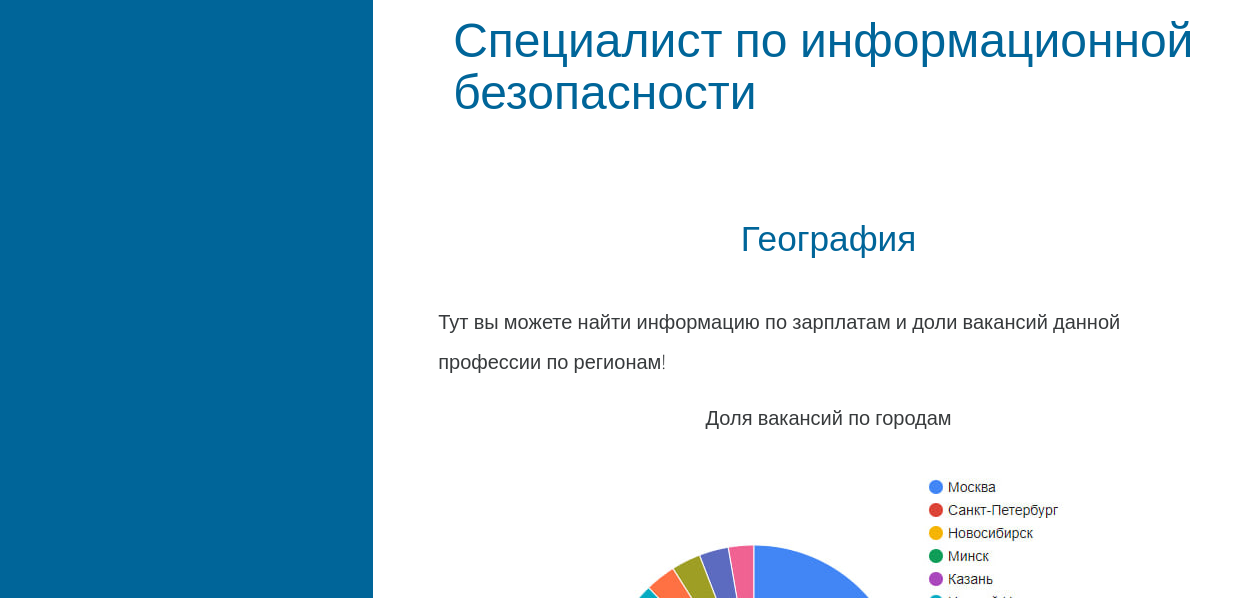
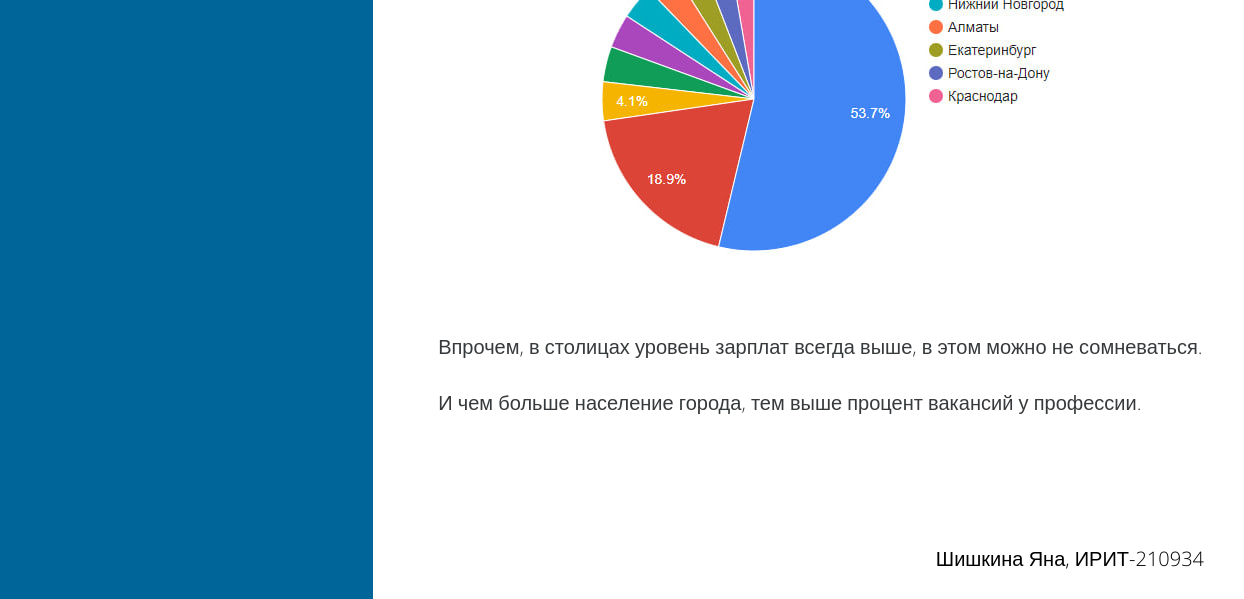
/geography (lower part), run on an earlier commit of the app's database (2 pictures, top to bottom).
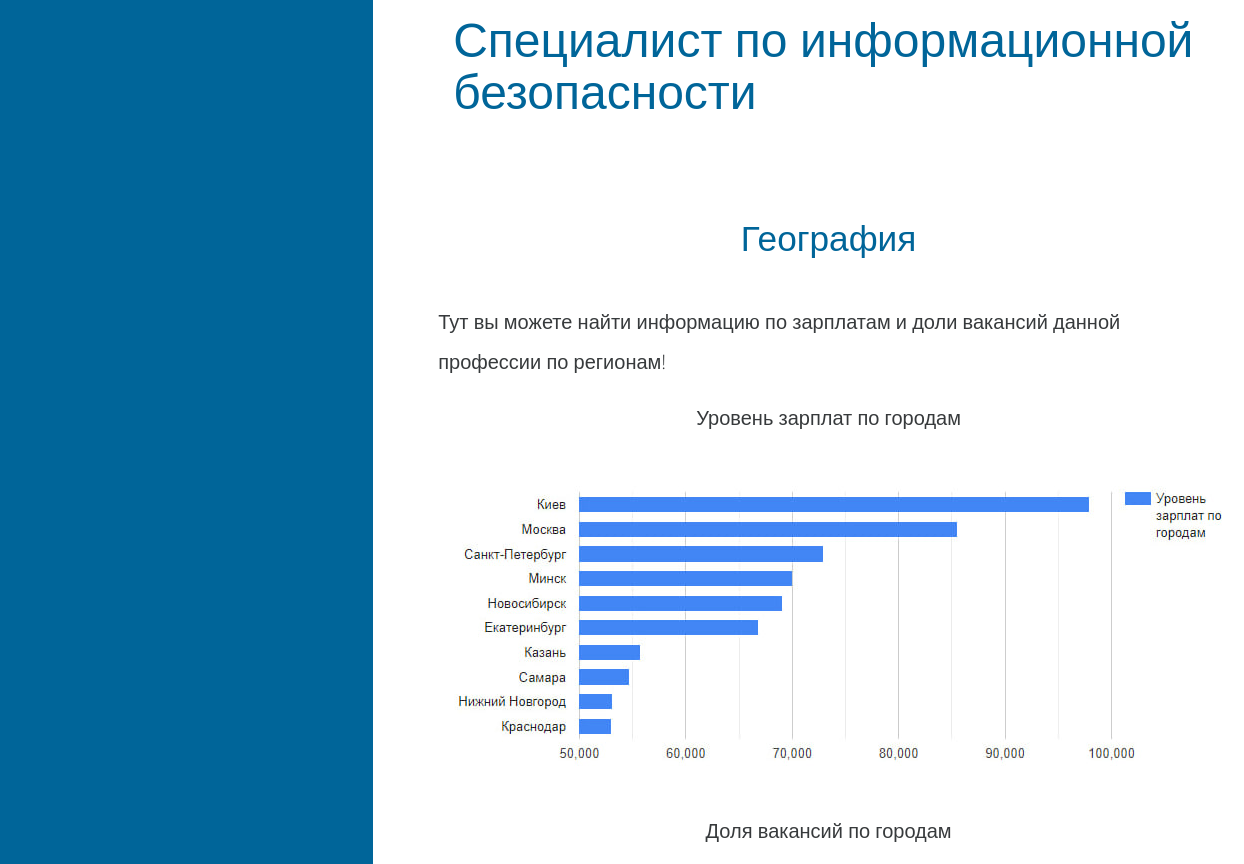
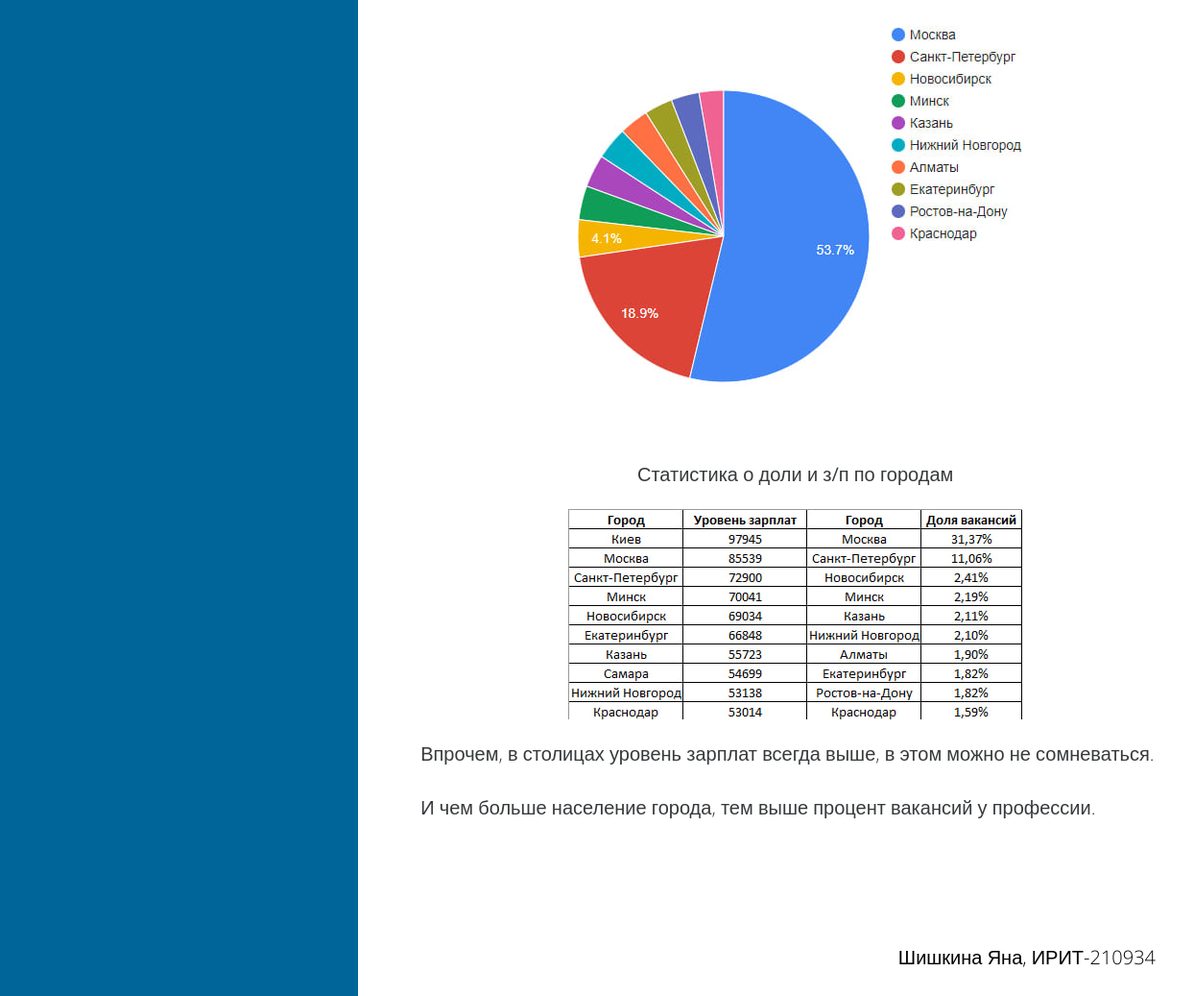
And on a later commit of the database (2 pictures, top to bottom).
### application/models.py (models this page shows, shortened)
class Table(models.Model):
    title = models.CharField(max_length=150)
    graphic = models.ImageField(upload_to='images/')

### application/views.py (the view)
# urls.py: path('geography', geography_page, name='geography'),
def geography_page(request):
    data = Table.objects.all()[3:]
    return render(request, 'geography.html', {'data': data })

### templates/geography.html (shortened to what this page needs)
{% load static %}
<!DOCTYPE html>
<html>
<head>
    <link rel="stylesheet" href="{% static "css/bootstrap.min.css" %}">
    <link rel="stylesheet" href="{% static "css/magnific-popup.css" %}">
    <link rel="stylesheet" href="{% static "css/templatemo-style.css" %}">
</head>
    <body>
               <div class="container">
            <div class="row">
                <div class="tm-left-right-container">
                    <div class="tm-blue-bg tm-left-column">
                    </div>
                    <div class="tm-right-column">
                        <div class="tm-content-div">
                            <section class="tm-section">
                                    <h1 class="tm-blue-text tm-welcome-title tm-margin-b-45">Специалист по информационной безопасности</h1>
                            </section>
                            <section class="tm-section">
                                <div class="row">
                                    <div class=" push-lg-4 push-md-5">
                                            <h2 class="tm-blue-text tm-section-title tm-margin-b-45" align="center">География</h2>
                                            <p>
                                                Тут вы можете найти информацию по зарплатам и доли вакансий данной профессии по регионам!
                                            </p>
                                        {% for b in data %}
                                        <p align="center"><b> {{ b.title }} </b></p>
                                        <p align="center"><img src="{{ b.graphic.url }}"></p>
                                        {% endfor %}
                                    <p>Впрочем, в столицах уровень зарплат всегда выше, в этом можно не сомневаться.<p/>
                                    <p>И чем больше население города, тем выше процент вакансий у профессии.</p>
                                    </div>
                                </div>
                            </section>
                            <footer>
                                <p class="my-sign">Шишкина Яна, ИРИТ-210934 </p>
                            </footer>
                        </div>
                    </div>
                </div>
            </div>
        </div>
</body>
</html>

### application/static/css/templatemo-style.css (style rules this page uses)
body { font-family: 'Open Sans', Helvetica, Arial, sans-serif; font-size: 20px; font-weight: 300; overflow-x: hidden; }
.row { display: block; }
.tm-left-right-container { width: 100%; }
.tm-blue-bg { background-color: #006599; color: white; }
.tm-blue-text { color: #006599; }
.tm-section { margin-bottom: 60px; }
.tm-welcome-title { font-size: 2.4rem; }
.tm-section-title { font-size: 2.2rem; }
.tm-content-div { padding: 40px; }
.tm-margin-b-45 { margin-bottom: 45px; }
p { line-height: 2; }
@media (min-width: 576px) { .container { width: 100%; } }
@media (min-width: 576px) { .tm-welcome-title { font-size: 3rem; } }
@media (min-width: 992px) { .tm-left-column { position: fixed; height: 100%; } }
@media (min-width: 992px) { .container { width: 100%; } }
@media (min-width: 992px) { .tm-left-column { width: 30%; } }
@media (min-width: 992px) { .tm-right-column { float: right; width: 70%; } }
@media (min-width: 992px) { .tm-section { margin-bottom: 100px; } }
@media (min-width: 992px) { .tm-content-div { padding: 80px 40px 30px 80px; } }
@media (min-width: 1200px) { .container { width: 100%; } }

What changed in the data, as far as the page shows it:
added Table: title "Уровень зарплат по городам", graphic (picture)
added Table: title "Статистика о доли и з/п по городам", graphic (picture)
